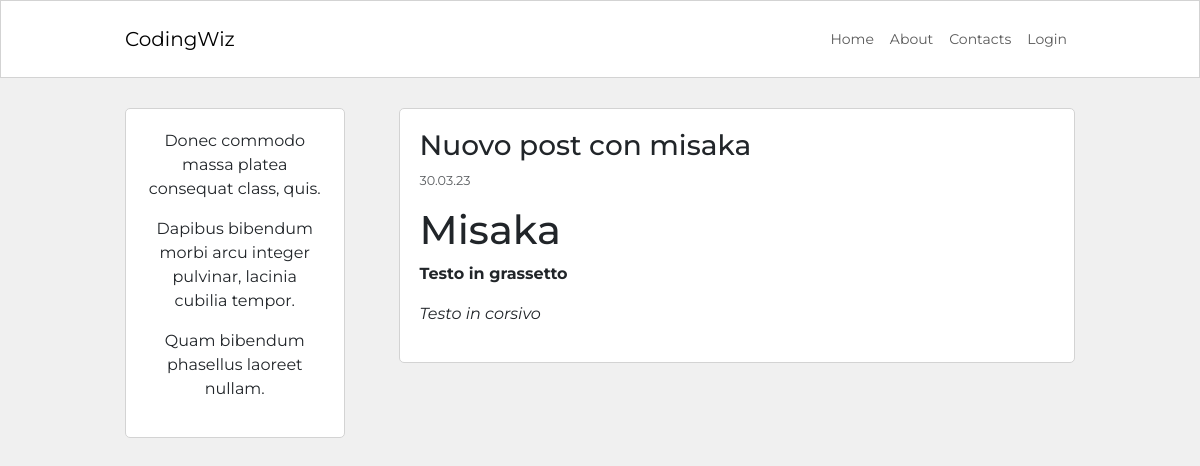
The app's page /post/nuovo-post-con-misaka-p2e3rs with its own data.
### blog/models.py (models this page shows, shortened)
class Post(db.Model):
    id = db.Column(db.Integer, primary_key=True)
    user_id = db.Column(db.Integer, db.ForeignKey('user.id'), nullable=False)
    created_at = db.Column(db.DateTime, default=datetime.now)
    title = db.Column(db.String(120), nullable=False)
    description = db.Column(db.String(240))
    body = db.Column(db.Text(), nullable=False)
    slug = db.Column(db.String(250))

### blog/routes.py (the view)
@app.route('/post/<string:post_slug>')
def post_detail(post_slug):
    post_instance = Post.query.filter_by(slug=post_slug).first_or_404()
    return render_template('post_detail.html', post=post_instance)

### blog/templates/post_detail.html (shortened to what this page needs)
{% extends 'base.html' %}
{% block content %}
    <div class="container content-container">
        <div class="row no-gutters">
            <div class="col-md-9 order-md-2">
                <div class="post-page-block">
                    <h3>{{ post.title }}</h3>
                    <p class="p-small-created-date text-muted">{{ post.created_at.strftime('%d.%m.%y') }}</p>
                    <p >{{ post.body|markdown }}</p>
                </div>
            </div>
            <div class="col-md-3 order-md-1">
                {% include 'about_me_snippet.html' %}
            </div>
        </div>
    </div>
{% endblock content %}

### blog/static/blog.css (style rules this page uses)
html, body { font-family: 'Montserrat', sans-serif; background-color: #f0f0f0; }
.content-container { max-width: 950px; margin-top: 30px; margin-bottom: 30px; padding: 0px; }
.post-page-block { background-color: white; border: 1px solid #d3d3d3; border-radius: 5px; padding: 20px; margin-bottom: 30px; }
.p-small-created-date { font-size: 0.800rem; }
@media (min-width:768px) { .post-page-block { margin-left: 30px; } }

### records on screen
Post: title "Nuovo post con misaka", created_at "30.03.23", body "Misaka Testo in grassetto Testo in corsivo"

### other values on screen
{{ lipsum(n=3, min=5, max=10) }} "Donec commodo massa platea consequat class, quis. Dapibus bibendum morbi arcu integer pulvinar, lacinia cubilia tempor. Quam bibendum phasellus laoreet nullam."
